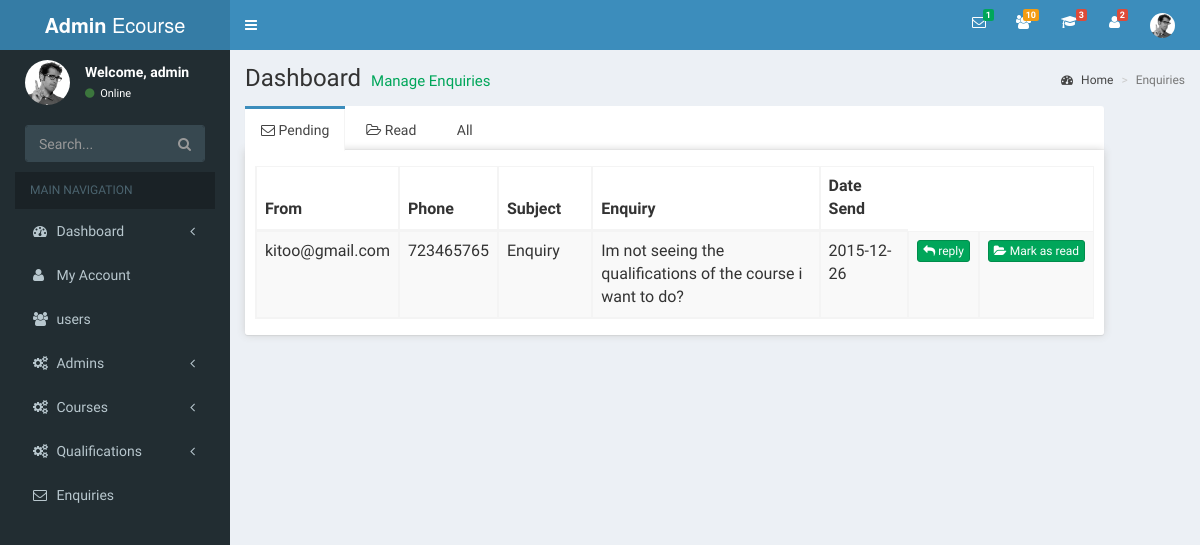
Page /admin/messages.php on the committed database.
### tables this page shows
CREATE TABLE IF NOT EXISTS `enquiries` (
  `msg_id` int(20) NOT NULL AUTO_INCREMENT,
  `sender` varchar(40) NOT NULL,
  `phone` int(40) NOT NULL,
  `subject` varchar(100) NOT NULL,
  `body` varchar(250) NOT NULL,
  `date_send` date NOT NULL,
  `status` varchar(20) NOT NULL,
  PRIMARY KEY (`msg_id`)
);

### admin/messages.php (the view, shortened to what this page needs)
<?php
  require('layout/sidebar.php')
?>
  <div class="content-wrapper">
    <section class="content-header">
      <h1>
        Dashboard
        <small>Manage Enquiries</small>
      </h1>
      <ol class="breadcrumb">
        <li><a href="#"><i class="fa fa-dashboard"></i> Home</a></li>
        <li class="active">Enquiries</li>
      </ol>
    </section>
        <div class="col-md-11 message-container">
            <div class="nav-tabs-custom">
              <ul class="nav nav-tabs">
                <li class="active"><a href="#Unread" data-toggle="tab"><div class="fa fa-envelope-o"></div>  Pending</a></li>
                <li><a href="#read" data-toggle="tab"><div class=" fa fa-folder-open-o"></div> Read</a></li>
                <li><a href="#all" data-toggle="tab"><div class=" fa fa-lists"></div>  All</a></li>
              </ul>
              <div class="tab-content">
                  <div class="active tab-pane" id="Unread">
                      <div class="messages_table">
                      <table id="example" class="table table-striped table-bordered display">
                          <thead class="table_header">
                            <tr>
                              <th>From</th>
                              <th>Phone</th>
                              <th>Subject</th>
                              <th>Enquiry</th>
                              <th>Date Send</th>
                            </tr>
                          </thead>
                          <tbody>
                           <?php
                              $sql_query="SELECT * FROM enquiries WHERE status='unread' ";
                              $result_set=mysql_query($sql_query);
                              while($row=mysql_fetch_row($result_set))
                             {
                                ?>
                             <tr>
                              <td><?php echo $row[1]; ?></td>
                              <td><?php echo $row[2]; ?></td>
                              <td><?php echo $row[3]; ?></td>
                              <td><?php echo $row[4]; ?></td>
                              <td><?php echo $row[5]; ?></td>
                                <td align="center"><a href="compose.php"><button type="button" class="btn btn-block btn-success btn-xs"> <div class="fa fa-mail-reply"></div> reply</button></a></td>
                                <td align="center"><a href="javascript:mark_id('<?php echo $row[0]; ?>')"><button type="button" class="btn btn-block btn-success btn-xs"> <div class="fa fa-folder-open"></div> Mark as read</button></a></td>
                             </tr>
                             <?php
                                  }
                                ?>
                          </tbody>
                      </table>
                  </div>
                  </div>
               </div>
            </div>
        </div>
  </div>
<?php
  require('layout/footer.php')
?>

### rows in the picture
enquiries: sender "kitoo@gmail.com", phone "723465765", subject "Enquiry", body "Im not seeing the qualifications of the course i want to do?", date_send "2015-12-26"

### other values in the picture
$num_rows "1"
$num_rows "10"
$num_rows "3"
$num_rows "2"
